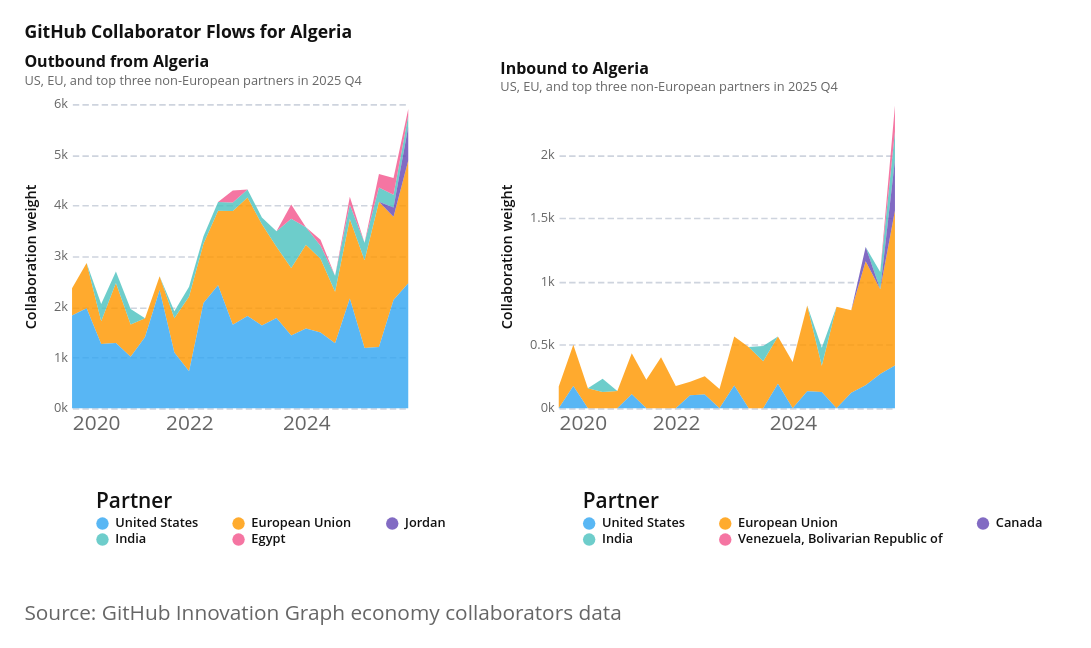

The cell this chart's notebook holds for it:
### Code cell
# Keep EU as the Europe aggregate and drop individual European countries.
# Each panel shows US, EU, and the top three remaining non-European partners
# in the latest available 2025 quarter for that direction.
EXCLUDE_COLLABORATOR_PARTNERS = []

EUROPE_ISO2 = {
    "AL", "AD", "AT", "BY", "BE", "BA", "BG", "HR", "CY", "CZ", "DK", "EE",
    "FI", "FR", "DE", "GR", "HU", "IS", "IE", "IT", "XK", "LV", "LI", "LT",
    "LU", "MT", "MD", "MC", "ME", "NL", "MK", "NO", "PL", "PT", "RO", "RU",
    "SM", "RS", "SK", "SI", "ES", "SE", "CH", "UA", "GB", "VA",
}

excluded_partners = {code.upper() for code in EXCLUDE_COLLABORATOR_PARTNERS}
excluded_partners = excluded_partners | EUROPE_ISO2
excluded_partners.discard("EU")
required_partners = ["US", "EU"]


def prepare_algeria_collaborator_flow(flow: str) -> tuple[pd.DataFrame, list[str], str]:
    if flow == "Outbound":
        base = collaborators.loc[lambda d: d["source"] == COUNTRY_CODE].copy()
        partner_col = "destination"
    elif flow == "Inbound":
        base = collaborators.loc[lambda d: d["destination"] == COUNTRY_CODE].copy()
        partner_col = "source"
    else:
        raise ValueError("flow must be 'Outbound' or 'Inbound'")

    base = (
        base.loc[lambda d: ~d[partner_col].isin(excluded_partners)]
        .rename(columns={partner_col: "partner"})
        .groupby(["quarter_start", "year", "quarter", "partner"], as_index=False)["weight"]
        .sum()
    )

    latest_2025_quarter = base.loc[base["year"] == 2025, "quarter_start"].max()
    latest_2025_label = (
        base.loc[base["quarter_start"] == latest_2025_quarter, ["year", "quarter"]]
        .drop_duplicates()
        .assign(label=lambda d: d["year"].astype(str) + " Q" + d["quarter"].astype(str))
        ["label"]
        .iloc[0]
    )

    latest_partner_weights = (
        base.loc[lambda d: d["quarter_start"] == latest_2025_quarter]
        .groupby("partner", as_index=False)["weight"]
        .sum()
    )
    top_other_partners = (
        latest_partner_weights.loc[lambda d: ~d["partner"].isin(required_partners)]
        .sort_values("weight", ascending=False)
        .head(3)["partner"]
        .tolist()
    )
    selected_partners = required_partners + top_other_partners

    flow_data = (
        base.loc[lambda d: d["partner"].isin(selected_partners)]
        .assign(
            partner_name=lambda d: d["partner"].map(country_name_from_iso2),
            partner_order=lambda d: d["partner"].map(
                {code: i for i, code in enumerate(selected_partners)}
            ),
            flow=flow,
        )
    )
    partner_order = (
        flow_data.drop_duplicates("partner")
        .sort_values("partner_order")["partner_name"]
        .tolist()
    )
    return flow_data, partner_order, latest_2025_label


def make_collaborator_area_panel(flow: str, title: str) -> alt.Chart:
    flow_data, partner_order, latest_2025_label = prepare_algeria_collaborator_flow(flow)
    return (
        alt.Chart(flow_data)
        .mark_area(opacity=0.82)
        .encode(
            x=alt.X("quarter_start:T", title=None),
            y=alt.Y("weight:Q", title="Collaboration weight", stack="zero", axis=alt.Axis(format="~s", labelFontSize=8, titleFontSize=9)),
            color=alt.Color(
                "partner_name:N",
                title="Partner",
                scale=alt.Scale(domain=partner_order),
                legend=alt.Legend(orient="bottom", columns=3, labelFontSize=8, symbolSize=60),
            ),
            order=alt.Order("partner_order:Q", sort="ascending"),
            tooltip=[
                alt.Tooltip("partner_name:N", title="Partner"),
                alt.Tooltip("partner:N", title="ISO2"),
                alt.Tooltip("flow:N", title="Flow"),
                alt.Tooltip("year:O", title="Year"),
                alt.Tooltip("quarter:O", title="Quarter"),
                alt.Tooltip("weight:Q", title="Collaboration weight", format=","),
            ],
        )
        .properties(
            width=210,
            height=190,
            title=alt.Title(
                text=title,
                subtitle=f"US, EU, and top three non-European partners in {latest_2025_label}",
                fontSize=10,
                subtitleFontSize=8,
                offset=6,
            ),
        )
    )

outbound_collaborator_area = make_collaborator_area_panel("Outbound", "Outbound from Algeria")
inbound_collaborator_area = make_collaborator_area_panel("Inbound", "Inbound to Algeria")

collaborator_area_chart = alt.hconcat(
    outbound_collaborator_area,
    inbound_collaborator_area,
    spacing=18,
).resolve_scale(
    color="independent",
    y="independent",
).properties(
    title=alt.Title(text="GitHub Collaborator Flows for Algeria", fontSize=11, offset=8)
)

collaborator_area_chart = attaviz.add_caption(
    collaborator_area_chart,
    "Source: GitHub Innovation Graph economy collaborators data",
)
collaborator_area_chart

### Figure 1 — Vega-Lite specification as saved in the notebook (floating-point values rounded to 4 significant figures)
{"config": {"background": "white", "padding": 15, "mark": {"tooltip": true}, "point": {"filled": true, "size": 60, "stroke": "white", "strokeWidth": 1}, "circle": {"filled": true, "stroke": "white", "strokeWidth": 1}, "square": {"filled": true, "stroke": "white", "strokeWidth": 1}, "line": {"strokeWidth": 4, "strokeCap": "round", "strokeJoin": "round"}, "bar": {"cornerRadiusEnd": 0}, "area": {"opacity": 0.7}, "arc": {"stroke": "white", "strokeWidth": 1}, "rect": {"stroke": "#8A969F", "strokeWidth": 0.5}, "geoshape": {"stroke": "#666666", "strokeWidth": 0.3, "strokeJoin": "round", "strokeCap": "round"}, "title": {"font": "Open Sans, sans-serif", "fontSize": 18, "fontWeight": 700, "lineHeight": 22, "color": "#111111", "anchor": "start", "offset": 21, "subtitleFont": "Open Sans, sans-serif", "subtitleFontSize": 15, "subtitleFontWeight": 400, "subtitleLineHeight": 18, "subtitleColor": "#666666", "subtitlePadding": 3}, "axis": {"domain": false, "grid": true, "gridColor": "#CED4DE", "gridDash": [4, 2], "gridWidth": 1, "labelFont": "Open Sans, sans-serif", "labelFontSize": 13, "labelFontWeight": 400, "labelColor": "#666666", "labelPadding": 3, "tickColor": "#CED4DE", "tickSize": 5, "tickCount": 5, "titleFont": "Open Sans, sans-serif", "titleFontSize": 13, "titleFontWeight": 600, "titleColor": "#111111", "titlePadding": 9}, "axisX": {"grid": false, "tickSize": 0, "labelAngle": 0}, "axisY": {"domain": false, "ticks": false, "gridColor": "#CED4DE", "gridDash": [4, 2], "gridWidth": 1}, "axisQuantitative": {"tickCount": 5}, "axisBand": {"labelPadding": 6, "tickSize": 0}, "axisTemporal": {"grid": false}, "legend": {"labelFont": "Open Sans, sans-serif", "labelFontSize": 13, "labelFontWeight": 600, "labelColor": "#111111", "titleFont": "Open Sans, sans-serif", "titleFontSize": 13, "titleFontWeight": 600, "titleColor": "#111111", "titlePadding": 3, "symbolSize": 196, "symbolStrokeWidth": 0, "padding": 15, "offset": 21, "columnPadding": 21, "orient": "bottom", "labelLimit": 200, "titleLimit": 200}, "view": {"stroke": null, "continuousWidth": 600, "continuousHeight": 400}, "range": {"category": ["#34A7F2", "#FF9800", "#664AB6", "#4EC2C0", "#F3578E", "#081079", "#0C7C68", "#AA0000", "#DDDA21"], "diverging": ["#920000", "#BD6126", "#E3A763", "#EFEFEF", "#80BDE7", "#3587C3", "#025288"], "heatmap": ["#E3F6FD", "#75CCEC", "#089BD4", "#0169A1", "#023B6F"], "ordinal": ["#E3F6FD", "#75CCEC", "#089BD4", "#0169A1", "#023B6F"], "ramp": ["#E3F6FD", "#75CCEC", "#089BD4", "#0169A1", "#023B6F"]}, "scale": {"bandPaddingInner": 0.2, "bandPaddingOuter": 0.1, "pointPadding": 0.5}, "header": {"labelFont": "Open Sans, sans-serif", "labelFontSize": 13, "labelFontWeight": 600, "labelColor": "#111111", "titleFont": "Open Sans, sans-serif", "titleFontSize": 15, "titleFontWeight": 600, "titleColor": "#111111"}, "concat": {"spacing": 18}, "facet": {"spacing": 18}, "selection": {"point": {"on": "click", "clear": "dblclick"}, "interval": {"mark": {"fill": "#0071BC", "fillOpacity": 0.15, "stroke": "#0071BC", "strokeWidth": 1}}}}, "vconcat": [{"hconcat": [{"data": {"name": "data-c2ba8825f0fccbb19bb6b2750bca78c1"}, "mark": {"type": "area", "opacity": 0.82}, "encoding": {"color": {"field": "partner_name", "legend": {"columns": 3, "labelFontSize": 8, "orient": "bottom", "symbolSize": 60}, "scale": {"domain": ["United States", "European Union", "Jordan", "India", "Egypt"]}, "title": "Partner", "type": "nominal"}, "order": {"field": "partner_order", "sort": "ascending", "type": "quantitative"}, "tooltip": [{"field": "partner_name", "title": "Partner", "type": "nominal"}, {"field": "partner", "title": "ISO2", "type": "nominal"}, {"field": "flow", "title": "Flow", "type": "nominal"}, {"field": "year", "title": "Year", "type": "ordinal"}, {"field": "quarter", "title": "Quarter", "type": "ordinal"}, {"field": "weight", "format": ",", "title": "Collaboration weight", "type": "quantitative"}], "x": {"field": "quarter_start", "title": null, "type": "temporal"}, "y": {"axis": {"format": "~s", "labelFontSize": 8, "titleFontSize": 9}, "field": "weight", "stack": "zero", "title": "Collaboration weight", "type": "quantitative"}}, "height": 190, "title": {"text": "Outbound from Algeria", "fontSize": 10, "offset": 6, "subtitle": "US, EU, and top three non-European partners in 2025 Q4", "subtitleFontSize": 8}, "width": 210}, {"data": {"name": "data-aafb93fd2626bc335418810aea9ccfec"}, "mark": {"type": "area", "opacity": 0.82}, "encoding": {"color": {"field": "partner_name", "legend": {"columns": 3, "labelFontSize": 8, "orient": "bottom", "symbolSize": 60}, "scale": {"domain": ["United States", "European Union", "Canada", "India", "Venezuela, Bolivarian Republic of"]}, "title": "Partner", "type": "nominal"}, "order": {"field": "partner_order", "sort": "ascending", "type": "quantitative"}, "tooltip": [{"field": "partner_name", "title": "Partner", "type": "nominal"}, {"field": "partner", "title": "ISO2", "type": "nominal"}, {"field": "flow", "title": "Flow", "type": "nominal"}, {"field": "year", "title": "Year", "type": "ordinal"}, {"field": "quarter", "title": "Quarter", "type": "ordinal"}, {"field": "weight", "format": ",", "title": "Collaboration weight", "type": "quantitative"}], "x": {"field": "quarter_start", "title": null, "type": "temporal"}, "y": {"axis": {"format": "~s", "labelFontSize": 8, "titleFontSize": 9}, "field": "weight", "stack": "zero", "title": "Collaboration weight", "type": "quantitative"}}, "height": 190, "title": {"text": "Inbound to Algeria", "fontSize": 10, "offset": 6, "subtitle": "US, EU, and top three non-European partners in 2025 Q4", "subtitleFontSize": 8}, "width": 210}], "resolve": {"scale": {"color": "independent", "y": "independent"}}, "spacing": 18, "title": {"text": "GitHub Collaborator Flows for Algeria", "fontSize": 11, "offset": 8}}], "title": {"text": "Source: GitHub Innovation Graph economy collaborators data", "anchor": "start", "color": "#666666", "font": "Open Sans, sans-serif", "fontSize": 13, "fontWeight": 400, "lineHeight": 20, "offset": 21, "orient": "bottom"}, "$schema": "https://vega.github.io/schema/vega-lite/v6.1.0.json", "datasets": {"data-c2ba8825f0fccbb19bb6b2750bca78c1": [{"quarter_start": "2020-01-01T00:00:00", "year": 2020, "quarter": 1, "partner": "EU", "weight": 538, "partner_name": "European Union", "partner_order": 1, "flow": "Outbound"}, {"quarter_start": "2020-01-01T00:00:00", "year": 2020, "quarter": 1, "partner": "US", "weight": 1828, "partner_name": "United States", "partner_order": 0, "flow": "Outbound"}, {"quarter_start": "2020-04-01T00:00:00", "year": 2020, "quarter": 2, "partner": "EU", "weight": 892, "partner_name": "European Union", "partner_order": 1, "flow": "Outbound"}, {"quarter_start": "2020-04-01T00:00:00", "year": 2020, "quarter": 2, "partner": "US", "weight": 1972, "partner_name": "United States", "partner_order": 0, "flow": "Outbound"}, {"quarter_start": "2020-07-01T00:00:00", "year": 2020, "quarter": 3, "partner": "EU", "weight": 445, "partner_name": "European Union", "partner_order": 1, "flow": "Outbound"}, {"quarter_start": "2020-07-01T00:00:00", "year": 2020, "quarter": 3, "partner": "IN", "weight": 342, "partner_name": "India", "partner_order": 3, "flow": "Outbound"}, {"quarter_start": "2020-07-01T00:00:00", "year": 2020, "quarter": 3, "partner": "US", "weight": 1269, "partner_name": "United States", "partner_order": 0, "flow": "Outbound"}, {"quarter_start": "2020-10-01T00:00:00", "year": 2020, "quarter": 4, "partner": "EU", "weight": 1185, "partner_name": "European Union", "partner_order": 1, "flow": "Outbound"}, {"quarter_start": "2020-10-01T00:00:00", "year": 2020, "quarter": 4, "partner": "IN", "weight": 223, "partner_name": "India", "partner_order": 3, "flow": "Outbound"}, {"quarter_start": "2020-10-01T00:00:00", "year": 2020, "quarter": 4, "partner": "US", "weight": 1287, "partner_name": "United States", "partner_order": 0, "flow": "Outbound"}, {"quarter_start": "2021-01-01T00:00:00", "year": 2021, "quarter": 1, "partner": "EU", "weight": 637, "partner_name": "European Union", "partner_order": 1, "flow": "Outbound"}, {"quarter_start": "2021-01-01T00:00:00", "year": 2021, "quarter": 1, "partner": "IN", "weight": 307, "partner_name": "India", "partner_order": 3, "flow": "Outbound"}, {"quarter_start": "2021-01-01T00:00:00", "year": 2021, "quarter": 1, "partner": "US", "weight": 1016, "partner_name": "United States", "partner_order": 0, "flow": "Outbound"}, {"quarter_start": "2021-04-01T00:00:00", "year": 2021, "quarter": 2, "partner": "EU", "weight": 370, "partner_name": "European Union", "partner_order": 1, "flow": "Outbound"}, {"quarter_start": "2021-04-01T00:00:00", "year": 2021, "quarter": 2, "partner": "US", "weight": 1404, "partner_name": "United States", "partner_order": 0, "flow": "Outbound"}, {"quarter_start": "2021-07-01T00:00:00", "year": 2021, "quarter": 3, "partner": "EU", "weight": 275, "partner_name": "European Union", "partner_order": 1, "flow": "Outbound"}, {"quarter_start": "2021-07-01T00:00:00", "year": 2021, "quarter": 3, "partner": "US", "weight": 2331, "partner_name": "United States", "partner_order": 0, "flow": "Outbound"}, {"quarter_start": "2021-10-01T00:00:00", "year": 2021, "quarter": 4, "partner": "EU", "weight": 672, "partner_name": "European Union", "partner_order": 1, "flow": "Outbound"}, {"quarter_start": "2021-10-01T00:00:00", "year": 2021, "quarter": 4, "partner": "IN", "weight": 139, "partner_name": "India", "partner_order": 3, "flow": "Outbound"}, {"quarter_start": "2021-10-01T00:00:00", "year": 2021, "quarter": 4, "partner": "US", "weight": 1101, "partner_name": "United States", "partner_order": 0, "flow": "Outbound"}, {"quarter_start": "2022-01-01T00:00:00", "year": 2022, "quarter": 1, "partner": "EU", "weight": 1477, "partner_name": "European Union", "partner_order": 1, "flow": "Outbound"}, {"quarter_start": "2022-01-01T00:00:00", "year": 2022, "quarter": 1, "partner": "IN", "weight": 191, "partner_name": "India", "partner_order": 3, "flow": "Outbound"}, {"quarter_start": "2022-01-01T00:00:00", "year": 2022, "quarter": 1, "partner": "US", "weight": 728, "partner_name": "United States", "partner_order": 0, "flow": "Outbound"}, {"quarter_start": "2022-04-01T00:00:00", "year": 2022, "quarter": 2, "partner": "EU", "weight": 1167, "partner_name": "European Union", "partner_order": 1, "flow": "Outbound"}, {"quarter_start": "2022-04-01T00:00:00", "year": 2022, "quarter": 2, "partner": "IN", "weight": 150, "partner_name": "India", "partner_order": 3, "flow": "Outbound"}, {"quarter_start": "2022-04-01T00:00:00", "year": 2022, "quarter": 2, "partner": "US", "weight": 2076, "partner_name": "United States", "partner_order": 0, "flow": "Outbound"}, {"quarter_start": "2022-07-01T00:00:00", "year": 2022, "quarter": 3, "partner": "EU", "weight": 1467, "partner_name": "European Union", "partner_order": 1, "flow": "Outbound"}, {"quarter_start": "2022-07-01T00:00:00", "year": 2022, "quarter": 3, "partner": "IN", "weight": 176, "partner_name": "India", "partner_order": 3, "flow": "Outbound"}, {"quarter_start": "2022-07-01T00:00:00", "year": 2022, "quarter": 3, "partner": "US", "weight": 2427, "partner_name": "United States", "partner_order": 0, "flow": "Outbound"}, {"quarter_start": "2022-10-01T00:00:00", "year": 2022, "quarter": 4, "partner": "EG", "weight": 236, "partner_name": "Egypt", "partner_order": 4, "flow": "Outbound"}, {"quarter_start": "2022-10-01T00:00:00", "year": 2022, "quarter": 4, "partner": "EU", "weight": 2242, "partner_name": "European Union", "partner_order": 1, "flow": "Outbound"}, {"quarter_start": "2022-10-01T00:00:00", "year": 2022, "quarter": 4, "partner": "IN", "weight": 167, "partner_name": "India", "partner_order": 3, "flow": "Outbound"}, {"quarter_start": "2022-10-01T00:00:00", "year": 2022, "quarter": 4, "partner": "US", "weight": 1648, "partner_name": "United States", "partner_order": 0, "flow": "Outbound"}, {"quarter_start": "2023-01-01T00:00:00", "year": 2023, "quarter": 1, "partner": "EU", "weight": 2339, "partner_name": "European Union", "partner_order": 1, "flow": "Outbound"}, {"quarter_start": "2023-01-01T00:00:00", "year": 2023, "quarter": 1, "partner": "IN", "weight": 154, "partner_name": "India", "partner_order": 3, "flow": "Outbound"}, {"quarter_start": "2023-01-01T00:00:00", "year": 2023, "quarter": 1, "partner": "US", "weight": 1820, "partner_name": "United States", "partner_order": 0, "flow": "Outbound"}, {"quarter_start": "2023-04-01T00:00:00", "year": 2023, "quarter": 2, "partner": "EU", "weight": 1998, "partner_name": "European Union", "partner_order": 1, "flow": "Outbound"}, {"quarter_start": "2023-04-01T00:00:00", "year": 2023, "quarter": 2, "partner": "IN", "weight": 134, "partner_name": "India", "partner_order": 3, "flow": "Outbound"}, {"quarter_start": "2023-04-01T00:00:00", "year": 2023, "quarter": 2, "partner": "US", "weight": 1631, "partner_name": "United States", "partner_order": 0, "flow": "Outbound"}, {"quarter_start": "2023-07-01T00:00:00", "year": 2023, "quarter": 3, "partner": "EU", "weight": 1405, "partner_name": "European Union", "partner_order": 1, "flow": "Outbound"}, {"quarter_start": "2023-07-01T00:00:00", "year": 2023, "quarter": 3, "partner": "IN", "weight": 307, "partner_name": "India", "partner_order": 3, "flow": "Outbound"}, {"quarter_start": "2023-07-01T00:00:00", "year": 2023, "quarter": 3, "partner": "US", "weight": 1780, "partner_name": "United States", "partner_order": 0, "flow": "Outbound"}, {"quarter_start": "2023-10-01T00:00:00", "year": 2023, "quarter": 4, "partner": "EG", "weight": 280, "partner_name": "Egypt", "partner_order": 4, "flow": "Outbound"}, {"quarter_start": "2023-10-01T00:00:00", "year": 2023, "quarter": 4, "partner": "EU", "weight": 1335, "partner_name": "European Union", "partner_order": 1, "flow": "Outbound"}, {"quarter_start": "2023-10-01T00:00:00", "year": 2023, "quarter": 4, "partner": "IN", "weight": 972, "partner_name": "India", "partner_order": 3, "flow": "Outbound"}, {"quarter_start": "2023-10-01T00:00:00", "year": 2023, "quarter": 4, "partner": "US", "weight": 1433, "partner_name": "United States", "partner_order": 0, "flow": "Outbound"}, {"quarter_start": "2024-01-01T00:00:00", "year": 2024, "quarter": 1, "partner": "EU", "weight": 1648, "partner_name": "European Union", "partner_order": 1, "flow": "Outbound"}, {"quarter_start": "2024-01-01T00:00:00", "year": 2024, "quarter": 1, "partner": "IN", "weight": 349, "partner_name": "India", "partner_order": 3, "flow": "Outbound"}, {"quarter_start": "2024-01-01T00:00:00", "year": 2024, "quarter": 1, "partner": "US", "weight": 1575, "partner_name": "United States", "partner_order": 0, "flow": "Outbound"}, {"quarter_start": "2024-04-01T00:00:00", "year": 2024, "quarter": 2, "partner": "EG", "weight": 117, "partner_name": "Egypt", "partner_order": 4, "flow": "Outbound"}, {"quarter_start": "2024-04-01T00:00:00", "year": 2024, "quarter": 2, "partner": "EU", "weight": 1456, "partner_name": "European Union", "partner_order": 1, "flow": "Outbound"}, {"quarter_start": "2024-04-01T00:00:00", "year": 2024, "quarter": 2, "partner": "IN", "weight": 259, "partner_name": "India", "partner_order": 3, "flow": "Outbound"}, {"quarter_start": "2024-04-01T00:00:00", "year": 2024, "quarter": 2, "partner": "US", "weight": 1492, "partner_name": "United States", "partner_order": 0, "flow": "Outbound"}, {"quarter_start": "2024-07-01T00:00:00", "year": 2024, "quarter": 3, "partner": "EU", "weight": 1019, "partner_name": "European Union", "partner_order": 1, "flow": "Outbound"}, {"quarter_start": "2024-07-01T00:00:00", "year": 2024, "quarter": 3, "partner": "IN", "weight": 315, "partner_name": "India", "partner_order": 3, "flow": "Outbound"}, {"quarter_start": "2024-07-01T00:00:00", "year": 2024, "quarter": 3, "partner": "US", "weight": 1280, "partner_name": "United States", "partner_order": 0, "flow": "Outbound"}, {"quarter_start": "2024-10-01T00:00:00", "year": 2024, "quarter": 4, "partner": "EG", "weight": 154, "partner_name": "Egypt", "partner_order": 4, "flow": "Outbound"}, {"quarter_start": "2024-10-01T00:00:00", "year": 2024, "quarter": 4, "partner": "EU", "weight": 1569, "partner_name": "European Union", "partner_order": 1, "flow": "Outbound"}, {"quarter_start": "2024-10-01T00:00:00", "year": 2024, "quarter": 4, "partner": "IN", "weight": 284, "partner_name": "India", "partner_order": 3, "flow": "Outbound"}, {"quarter_start": "2024-10-01T00:00:00", "year": 2024, "quarter": 4, "partner": "US", "weight": 2163, "partner_name": "United States", "partner_order": 0, "flow": "Outbound"}, {"quarter_start": "2025-01-01T00:00:00", "year": 2025, "quarter": 1, "partner": "EU", "weight": 1730, "partner_name": "European Union", "partner_order": 1, "flow": "Outbound"}, {"quarter_start": "2025-01-01T00:00:00", "year": 2025, "quarter": 1, "partner": "IN", "weight": 347, "partner_name": "India", "partner_order": 3, "flow": "Outbound"}, {"quarter_start": "2025-01-01T00:00:00", "year": 2025, "quarter": 1, "partner": "US", "weight": 1188, "partner_name": "United States", "partner_order": 0, "flow": "Outbound"}, {"quarter_start": "2025-04-01T00:00:00", "year": 2025, "quarter": 2, "partner": "EG", "weight": 269, "partner_name": "Egypt", "partner_order": 4, "flow": "Outbound"}, {"quarter_start": "2025-04-01T00:00:00", "year": 2025, "quarter": 2, "partner": "EU", "weight": 2864, "partner_name": "European Union", "partner_order": 1, "flow": "Outbound"}, {"quarter_start": "2025-04-01T00:00:00", "year": 2025, "quarter": 2, "partner": "IN", "weight": 281, "partner_name": "India", "partner_order": 3, "flow": "Outbound"}, {"quarter_start": "2025-04-01T00:00:00", "year": 2025, "quarter": 2, "partner": "US", "weight": 1208, "partner_name": "United States", "partner_order": 0, "flow": "Outbound"}, {"quarter_start": "2025-07-01T00:00:00", "year": 2025, "quarter": 3, "partner": "EG", "weight": 329, "partner_name": "Egypt", "partner_order": 4, "flow": "Outbound"}, {"quarter_start": "2025-07-01T00:00:00", "year": 2025, "quarter": 3, "partner": "EU", "weight": 1639, "partner_name": "European Union", "partner_order": 1, "flow": "Outbound"}, {"quarter_start": "2025-07-01T00:00:00", "year": 2025, "quarter": 3, "partner": "IN", "weight": 251, "partner_name": "India", "partner_order": 3, "flow": "Outbound"}, {"quarter_start": "2025-07-01T00:00:00", "year": 2025, "quarter": 3, "partner": "JO", "weight": 185, "partner_name": "Jordan", "partner_order": 2, "flow": "Outbound"}, {"quarter_start": "2025-07-01T00:00:00", "year": 2025, "quarter": 3, "partner": "US", "weight": 2137, "partner_name": "United States", "partner_order": 0, "flow": "Outbound"}, {"quarter_start": "2025-10-01T00:00:00", "year": 2025, "quarter": 4, "partner": "EG", "weight": 133, "partner_name": "Egypt", "partner_order": 4, "flow": "Outbound"}, {"quarter_start": "2025-10-01T00:00:00", "year": 2025, "quarter": 4, "partner": "EU", "weight": 2419, "partner_name": "European Union", "partner_order": 1, "flow": "Outbound"}, {"quarter_start": "2025-10-01T00:00:00", "year": 2025, "quarter": 4, "partner": "IN", "weight": 217, "partner_name": "India", "partner_order": 3, "flow": "Outbound"}, {"quarter_start": "2025-10-01T00:00:00", "year": 2025, "quarter": 4, "partner": "JO", "weight": 668, "partner_name": "Jordan", "partner_order": 2, "flow": "Outbound"}, {"quarter_start": "2025-10-01T00:00:00", "year": 2025, "quarter": 4, "partner": "US", "weight": 2468, "partner_name": "United States", "partner_order": 0, "flow": "Outbound"}], "data-aafb93fd2626bc335418810aea9ccfec": [{"quarter_start": "2020-01-01T00:00:00", "year": 2020, "quarter": 1, "partner": "EU", "weight": 172, "partner_name": "European Union", "partner_order": 1, "flow": "Inbound"}, {"quarter_start": "2020-04-01T00:00:00", "year": 2020, "quarter": 2, "partner": "EU", "weight": 326, "partner_name": "European Union", "partner_order": 1, "flow": "Inbound"}, {"quarter_start": "2020-04-01T00:00:00", "year": 2020, "quarter": 2, "partner": "US", "weight": 176, "partner_name": "United States", "partner_order": 0, "flow": "Inbound"}, {"quarter_start": "2020-07-01T00:00:00", "year": 2020, "quarter": 3, "partner": "EU", "weight": 157, "partner_name": "European Union", "partner_order": 1, "flow": "Inbound"}, {"quarter_start": "2020-10-01T00:00:00", "year": 2020, "quarter": 4, "partner": "EU", "weight": 128, "partner_name": "European Union", "partner_order": 1, "flow": "Inbound"}, {"quarter_start": "2020-10-01T00:00:00", "year": 2020, "quarter": 4, "partner": "IN", "weight": 105, "partner_name": "India", "partner_order": 3, "flow": "Inbound"}, {"quarter_start": "2021-01-01T00:00:00", "year": 2021, "quarter": 1, "partner": "EU", "weight": 137, "partner_name": "European Union", "partner_order": 1, "flow": "Inbound"}, {"quarter_start": "2021-04-01T00:00:00", "year": 2021, "quarter": 2, "partner": "EU", "weight": 322, "partner_name": "European Union", "partner_order": 1, "flow": "Inbound"}, {"quarter_start": "2021-04-01T00:00:00", "year": 2021, "quarter": 2, "partner": "US", "weight": 111, "partner_name": "United States", "partner_order": 0, "flow": "Inbound"}, {"quarter_start": "2021-07-01T00:00:00", "year": 2021, "quarter": 3, "partner": "EU", "weight": 225, "partner_name": "European Union", "partner_order": 1, "flow": "Inbound"}, {"quarter_start": "2021-10-01T00:00:00", "year": 2021, "quarter": 4, "partner": "EU", "weight": 402, "partner_name": "European Union", "partner_order": 1, "flow": "Inbound"}, {"quarter_start": "2022-01-01T00:00:00", "year": 2022, "quarter": 1, "partner": "EU", "weight": 175, "partner_name": "European Union", "partner_order": 1, "flow": "Inbound"}, {"quarter_start": "2022-04-01T00:00:00", "year": 2022, "quarter": 2, "partner": "EU", "weight": 106, "partner_name": "European Union", "partner_order": 1, "flow": "Inbound"}, {"quarter_start": "2022-04-01T00:00:00", "year": 2022, "quarter": 2, "partner": "US", "weight": 103, "partner_name": "United States", "partner_order": 0, "flow": "Inbound"}, {"quarter_start": "2022-07-01T00:00:00", "year": 2022, "quarter": 3, "partner": "EU", "weight": 144, "partner_name": "European Union", "partner_order": 1, "flow": "Inbound"}, {"quarter_start": "2022-07-01T00:00:00", "year": 2022, "quarter": 3, "partner": "US", "weight": 108, "partner_name": "United States", "partner_order": 0, "flow": "Inbound"}, {"quarter_start": "2022-10-01T00:00:00", "year": 2022, "quarter": 4, "partner": "EU", "weight": 152, "partner_name": "European Union", "partner_order": 1, "flow": "Inbound"}, {"quarter_start": "2023-01-01T00:00:00", "year": 2023, "quarter": 1, "partner": "EU", "weight": 387, "partner_name": "European Union", "partner_order": 1, "flow": "Inbound"}, {"quarter_start": "2023-01-01T00:00:00", "year": 2023, "quarter": 1, "partner": "US", "weight": 180, "partner_name": "United States", "partner_order": 0, "flow": "Inbound"}, {"quarter_start": "2023-04-01T00:00:00", "year": 2023, "quarter": 2, "partner": "EU", "weight": 483, "partner_name": "European Union", "partner_order": 1, "flow": "Inbound"}, {"quarter_start": "2023-07-01T00:00:00", "year": 2023, "quarter": 3, "partner": "EU", "weight": 370, "partner_name": "European Union", "partner_order": 1, "flow": "Inbound"}, {"quarter_start": "2023-07-01T00:00:00", "year": 2023, "quarter": 3, "partner": "IN", "weight": 122, "partner_name": "India", "partner_order": 3, "flow": "Inbound"}, {"quarter_start": "2023-10-01T00:00:00", "year": 2023, "quarter": 4, "partner": "EU", "weight": 373, "partner_name": "European Union", "partner_order": 1, "flow": "Inbound"}, {"quarter_start": "2023-10-01T00:00:00", "year": 2023, "quarter": 4, "partner": "US", "weight": 193, "partner_name": "United States", "partner_order": 0, "flow": "Inbound"}, {"quarter_start": "2024-01-01T00:00:00", "year": 2024, "quarter": 1, "partner": "EU", "weight": 365, "partner_name": "European Union", "partner_order": 1, "flow": "Inbound"}, {"quarter_start": "2024-04-01T00:00:00", "year": 2024, "quarter": 2, "partner": "EU", "weight": 676, "partner_name": "European Union", "partner_order": 1, "flow": "Inbound"}, {"quarter_start": "2024-04-01T00:00:00", "year": 2024, "quarter": 2, "partner": "US", "weight": 135, "partner_name": "United States", "partner_order": 0, "flow": "Inbound"}, {"quarter_start": "2024-07-01T00:00:00", "year": 2024, "quarter": 3, "partner": "EU", "weight": 207, "partner_name": "European Union", "partner_order": 1, "flow": "Inbound"}, {"quarter_start": "2024-07-01T00:00:00", "year": 2024, "quarter": 3, "partner": "IN", "weight": 142, "partner_name": "India", "partner_order": 3, "flow": "Inbound"}, {"quarter_start": "2024-07-01T00:00:00", "year": 2024, "quarter": 3, "partner": "US", "weight": 128, "partner_name": "United States", "partner_order": 0, "flow": "Inbound"}, {"quarter_start": "2024-10-01T00:00:00", "year": 2024, "quarter": 4, "partner": "EU", "weight": 800, "partner_name": "European Union", "partner_order": 1, "flow": "Inbound"}, {"quarter_start": "2025-01-01T00:00:00", "year": 2025, "quarter": 1, "partner": "EU", "weight": 652, "partner_name": "European Union", "partner_order": 1, "flow": "Inbound"}, {"quarter_start": "2025-01-01T00:00:00", "year": 2025, "quarter": 1, "partner": "US", "weight": 122, "partner_name": "United States", "partner_order": 0, "flow": "Inbound"}, {"quarter_start": "2025-04-01T00:00:00", "year": 2025, "quarter": 2, "partner": "CA", "weight": 114, "partner_name": "Canada", "partner_order": 2, "flow": "Inbound"}, {"quarter_start": "2025-04-01T00:00:00", "year": 2025, "quarter": 2, "partner": "EU", "weight": 978, "partner_name": "European Union", "partner_order": 1, "flow": "Inbound"}, {"quarter_start": "2025-04-01T00:00:00", "year": 2025, "quarter": 2, "partner": "US", "weight": 181, "partner_name": "United States", "partner_order": 0, "flow": "Inbound"}, {"quarter_start": "2025-07-01T00:00:00", "year": 2025, "quarter": 3, "partner": "EU", "weight": 668, "partner_name": "European Union", "partner_order": 1, "flow": "Inbound"}, {"quarter_start": "2025-07-01T00:00:00", "year": 2025, "quarter": 3, "partner": "IN", "weight": 137, "partner_name": "India", "partner_order": 3, "flow": "Inbound"}, {"quarter_start": "2025-07-01T00:00:00", "year": 2025, "quarter": 3, "partner": "US", "weight": 271, "partner_name": "United States", "partner_order": 0, "flow": "Inbound"}, {"quarter_start": "2025-10-01T00:00:00", "year": 2025, "quarter": 4, "partner": "CA", "weight": 398, "partner_name": "Canada", "partner_order": 2, "flow": "Inbound"}, {"quarter_start": "2025-10-01T00:00:00", "year": 2025, "quarter": 4, "partner": "EU", "weight": 1222, "partner_name": "European Union", "partner_order": 1, "flow": "Inbound"}, {"quarter_start": "2025-10-01T00:00:00", "year": 2025, "quarter": 4, "partner": "IN", "weight": 226, "partner_name": "India", "partner_order": 3, "flow": "Inbound"}, {"quarter_start": "2025-10-01T00:00:00", "year": 2025, "quarter": 4, "partner": "US", "weight": 338, "partner_name": "United States", "partner_order": 0, "flow": "Inbound"}, {"quarter_start": "2025-10-01T00:00:00", "year": 2025, "quarter": 4, "partner": "VE", "weight": 204, "partner_name": "Venezuela, Bolivarian Republic of", "partner_order": 4, "flow": "Inbound"}]}}
